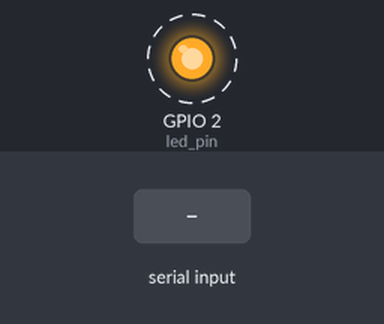
Bench run of a sketch on a simulated ESP32. Parts: output pins drawn as LEDs (lit = HIGH). Dashed ring = blinking. Inputs (shaded band) come from the test bench. What the sketch prints to the serial monitor is not drawn.

Above: at 1.2 s.
1.3 s: "90,45\n" received over Serial
4.3 s: "100\n" received over Serial
Timing chart, 0 to 13.3 s (numbered marks = the images above; inputs shaded):
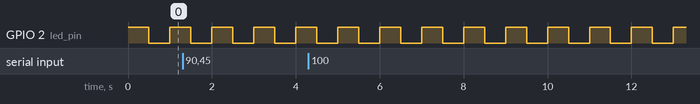

Measured:
- by itself, GPIO 2 (led_pin): alternates HIGH for 0.50 s and LOW for 0.50 s

The sketch:

Example4_Solution.ino
```cpp
// Use only core 1 for demo purposes
#if CONFIG_FREERTOS_UNICORE
static const BaseType_t app_cpu = 0;
#else
static const BaseType_t app_cpu = 1;
#endif

// LED variables
static int blinkcount = 0;
static const int maxcount = 100;
static const int led_pin = LED_BUILTIN;

// Serial input variables
static char message[255];
static char command[] = "delay ";
static char c;
static int i, len = 0;
static int echo = 0;

// Queue variables
static const int msg_queue_len = 5;
static const int delay_queue_len = 5;
static QueueHandle_t delay_queue;
static QueueHandle_t msg_queue;


// Our task: blink an LED based on user input
void Blinky(void *parameter) {
  int rate = 500;                       //default rate.
  char msg[] = "Blinked 100 times.";

  while (1) {
    if (xQueueReceive(delay_queue, (void *)&rate, 0) == pdTRUE) {
      Serial.print("Delay updated: ");
      Serial.println(rate);
    }

    digitalWrite(led_pin, HIGH);
    vTaskDelay(rate / portTICK_PERIOD_MS);
    digitalWrite(led_pin, LOW);
    vTaskDelay(rate / portTICK_PERIOD_MS);
    blinkcount++;

    if (blinkcount == 100)
    {
      if (xQueueSend(msg_queue, (void *)&msg, 10) != pdTRUE) {
        Serial.println("ERROR: Could not put item on delay queue.");
      }
      blinkcount = 0;
    }
  }
}

// Our task: Read serial input and echo/update delay
void ReadSerial(void *parameter) {
  int rate;
  char msg[255];

  while (1)
  {
    if (xQueueReceive(msg_queue, (void *)&msg, 0) == pdTRUE) {
      Serial.println(msg);
    }

    if (Serial.available())
    {
      c = Serial.read();
      message[i] = c;
      i++;
      if (c == '\n')
      {
        len = i;
        i = 0;
        message[len - 1] = '\0';

        for (int i = 0;  i < 6; i++)
        {
          if ( message[i] != command[i] )
          {
            echo = 1;
            break;
          }
          echo = 2;
        }
      }
    }

    if (echo == 1)
    {
      Serial.println(message);
      echo = 0;
    }
    else if (echo == 2)
    {
      rate = atoi(&message[6]);
      if (xQueueSend(delay_queue, (void *)&rate, 10) != pdTRUE) {
        Serial.println("ERROR: Could not put item on delay queue.");
      }
      echo = 0;
    }
  }
}

void setup() {
  Serial.begin(115200);

  // Configure pin
  pinMode(led_pin, OUTPUT);

  // Create queues
  delay_queue = xQueueCreate(delay_queue_len, sizeof(int));
  msg_queue = xQueueCreate(msg_queue_len, 255);

  // Task to run forever
  xTaskCreatePinnedToCore(  // Use xTaskCreate() in vanilla FreeRTOS
    Blinky,  // Function to be called
    "Blink LED",   // Name of task
    1024,         // Stack size (bytes in ESP32, words in FreeRTOS)
    NULL,         // Parameter to pass to function
    1,            // Task priority (0 to configMAX_PRIORITIES - 1)
    NULL,
    app_cpu);

  // Task to run forever
  xTaskCreatePinnedToCore(  // Use xTaskCreate() in vanilla FreeRTOS
    ReadSerial,  // Function to be called
    "Read Serial",   // Name of task
    1024,         // Stack size (bytes in ESP32, words in FreeRTOS)
    NULL,         // Parameter to pass to function
    1,            // Task priority (0 to configMAX_PRIORITIES - 1)
    NULL,
    app_cpu);


}

void loop() {
  // Do nothing
  // setup() and loop() run in their own task with priority 1 in core 1
  // on ESP32
}
```
